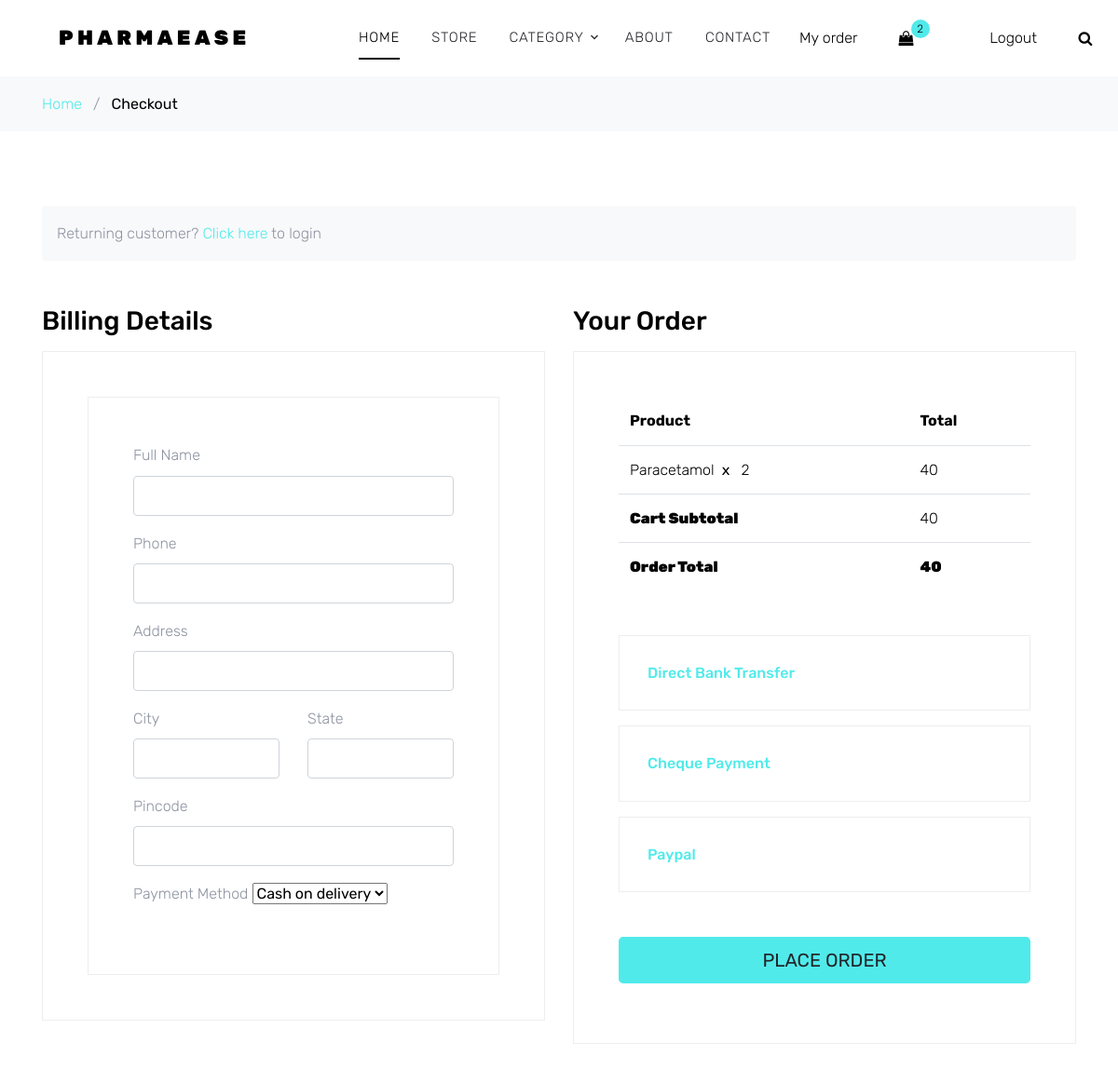
The app's page /checkout/ (signed in, upper part), older data.
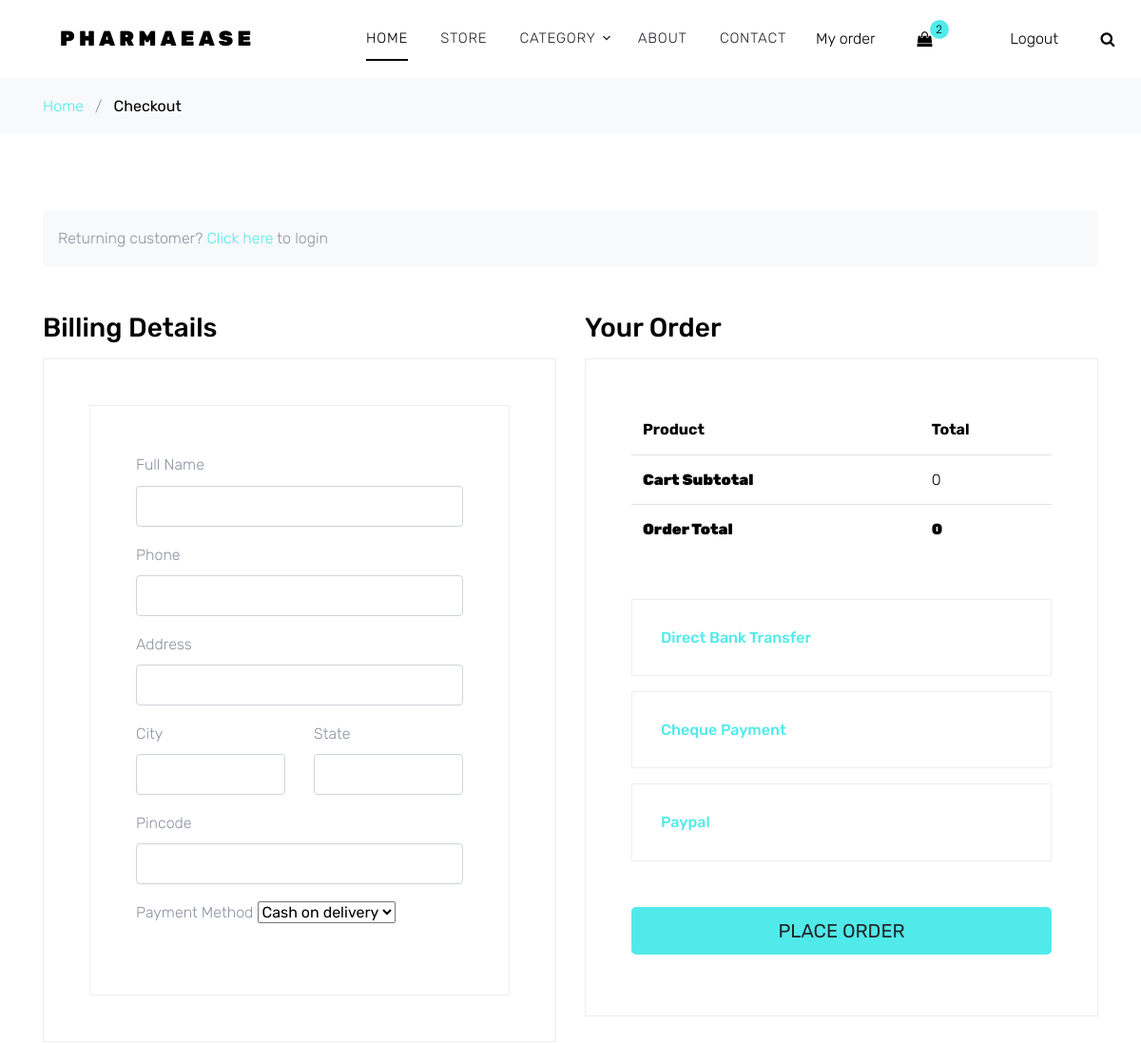
The same page, newer data.
### cart/models.py (models this page shows, shortened)
class Cart(models.Model):
    user = models.ForeignKey(User, on_delete=models.CASCADE)
    product = models.ForeignKey(Product, on_delete=models.CASCADE)
    quantity = models.IntegerField(default=0)
    date_added = models.DateTimeField(auto_now_add=True)
    def subtotal(self):
        return self.quantity * self.product.price

### shop/models.py (models this page shows, shortened)
class Product(models.Model):
    name = models.CharField(max_length=100)
    image = models.ImageField(upload_to='products/')
    description = models.TextField()
    price = models.IntegerField()
    stock = models.IntegerField()
    category = models.ForeignKey(Category, on_delete=models.CASCADE)
    sub_category = models.ForeignKey(SubCategory, on_delete=models.CASCADE, related_name='sub_category' ,null=True)
    created = models.DateTimeField(auto_now_add=True)
    updated = models.DateTimeField(auto_now=True)
    prescription =models.BooleanField(default=False)

### cart/views.py (the view, shortened to what this page needs)
# urls.py: path('checkout/', views.Checkout.as_view(), name='checkout'),
@method_decorator(login_required, name='dispatch')
class Checkout(View):
    def get(self,request):
        form = CheckoutForm()
        cart = Cart.objects.filter(user=request.user)
        prescription_products=[]
        total=sum(i.subtotal() for i in cart)
        for item in cart:
            if item.product.prescription:
                prescription = Prescription.objects.filter(user=request.user, product=item.product).last()
                prescription_products.append(
                    {'product':item.product,'prescription':prescription })
        return render( request,'checkout.html',
                       { 'form':form,'cart_items':cart,'prescription_products':prescription_products,'total':total})

### cart/forms.py
class CheckoutForm(forms.ModelForm):
    payment_choices = (('Cash on delivery', 'Cash on delivery'), ('Online', 'Online'))
    payment_method = forms.ChoiceField(choices=payment_choices)
    class Meta:
        model = Order
        fields=['full_name','phone','address','city','state','pincode','payment_method']
        widgets = {
            'full_name': forms.TextInput(attrs={'class': 'form-control'}),
            'phone': forms.TextInput(attrs={'class': 'form-control'}),
            'address': forms.TextInput(attrs={'class': 'form-control'}),
            'city': forms.TextInput(attrs={'class': 'form-control'}),
            'state': forms.TextInput(attrs={'class': 'form-control'}),
            'pincode': forms.TextInput(attrs={'class': 'form-control'}),}

### cart/context_processors.py (called while the page is built)
def cart_items(request):
    total = 0
    if request.user.is_authenticated:
        u=request.user
        c = Cart.objects.filter(user=u)
        for i in c:
           total+=i.subtotal()
    return {'total':total}

### shop/context_processors.py (called while the page is built)
def menu_links(request):
    c=Category.objects.all()
    return {'links':c}

### templates/checkout.html (shortened to what the changed rows need)
{% extends 'base.html' %}
{% load crispy_forms_tags %}
{% block content %}
    <div class="site-section">
      <div class="container">
        <div class="row">
          <div class="col-md-6 mb-5 mb-md-0">
            <h2 class="h3 mb-3 text-black">Billing Details</h2>
            </div>
          <div class="col-md-6">
            <div class="row mb-5">
              <div class="col-md-12">
                <h2 class="h3 mb-3 text-black">Your Order</h2>
                <div class="p-3 p-lg-5 border">
                  <table class="table site-block-order-table mb-5">
                    <thead>
                      <th>Product</th>
                      <th>Total</th>
                    </thead>
                    <tbody>
                    {% for i in cart_items %}
                      <tr>
                        <td>{{i.product.name}}<strong class="mx-2">x</strong> {{i.quantity}}</td>
                        <td>{{i.subtotal}}</td>
                      </tr>
                    {% endfor %}
                      <tr>
                        <td class="text-black font-weight-bold"><strong>Cart Subtotal</strong></td>
                        <td class="text-black">{{total}}</td>
                      </tr>
                      <tr>
                        <td class="text-black font-weight-bold"><strong>{{total}}</strong></td>
                      </tr>
                    </tbody>
                  </table>
                </div>
              </div>
            </div>
          </div>
         </div>
      </div>
    </div>
{% endblock %}

Row changes from the older to the newer data that the page shows:
removed Cart: product.name "Paracetamol", quantity "2", subtotal "40"
Text that changed along with them:
{{ total }}: "40" → "0"
